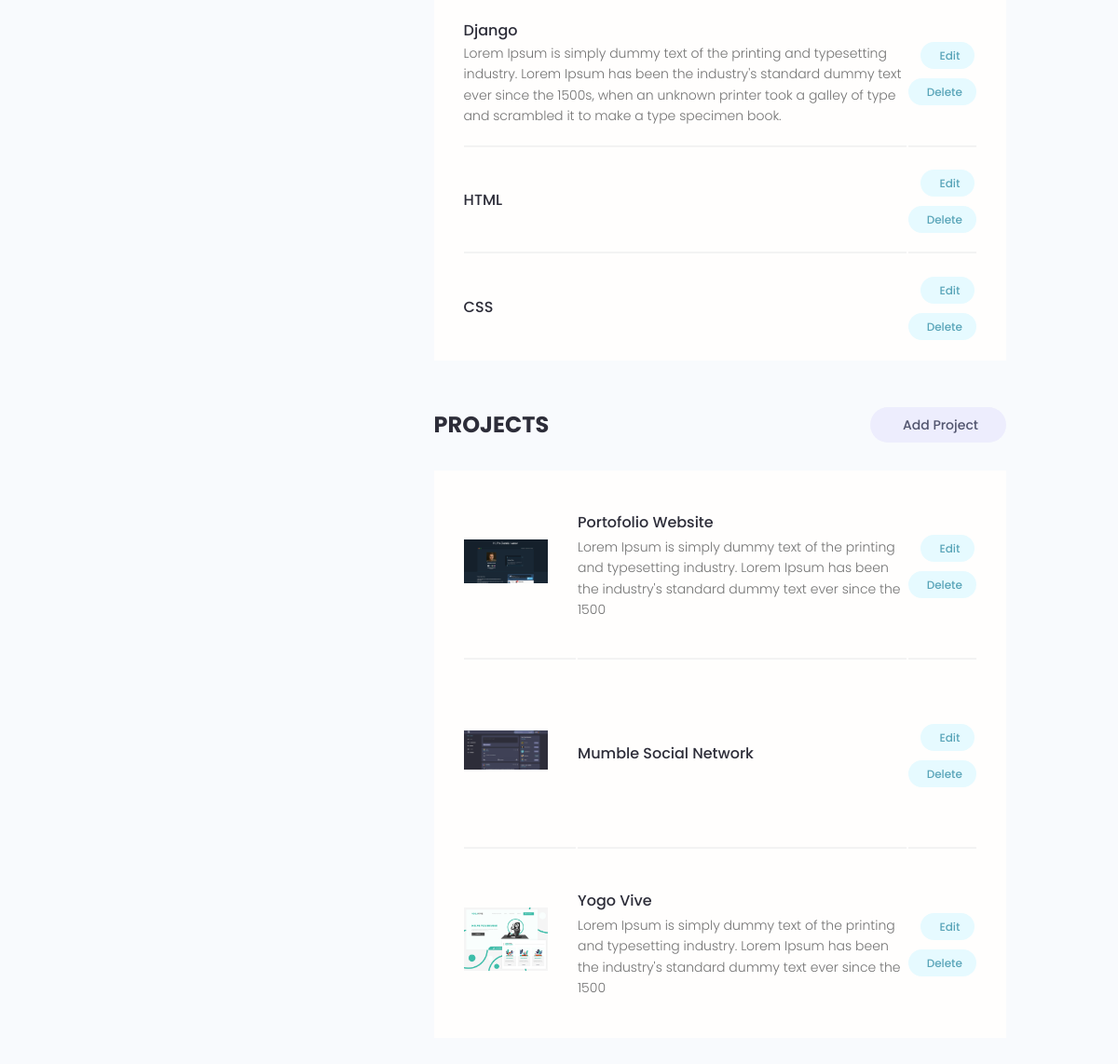
Before: /account/ (signed in, lower part) with the older database file.
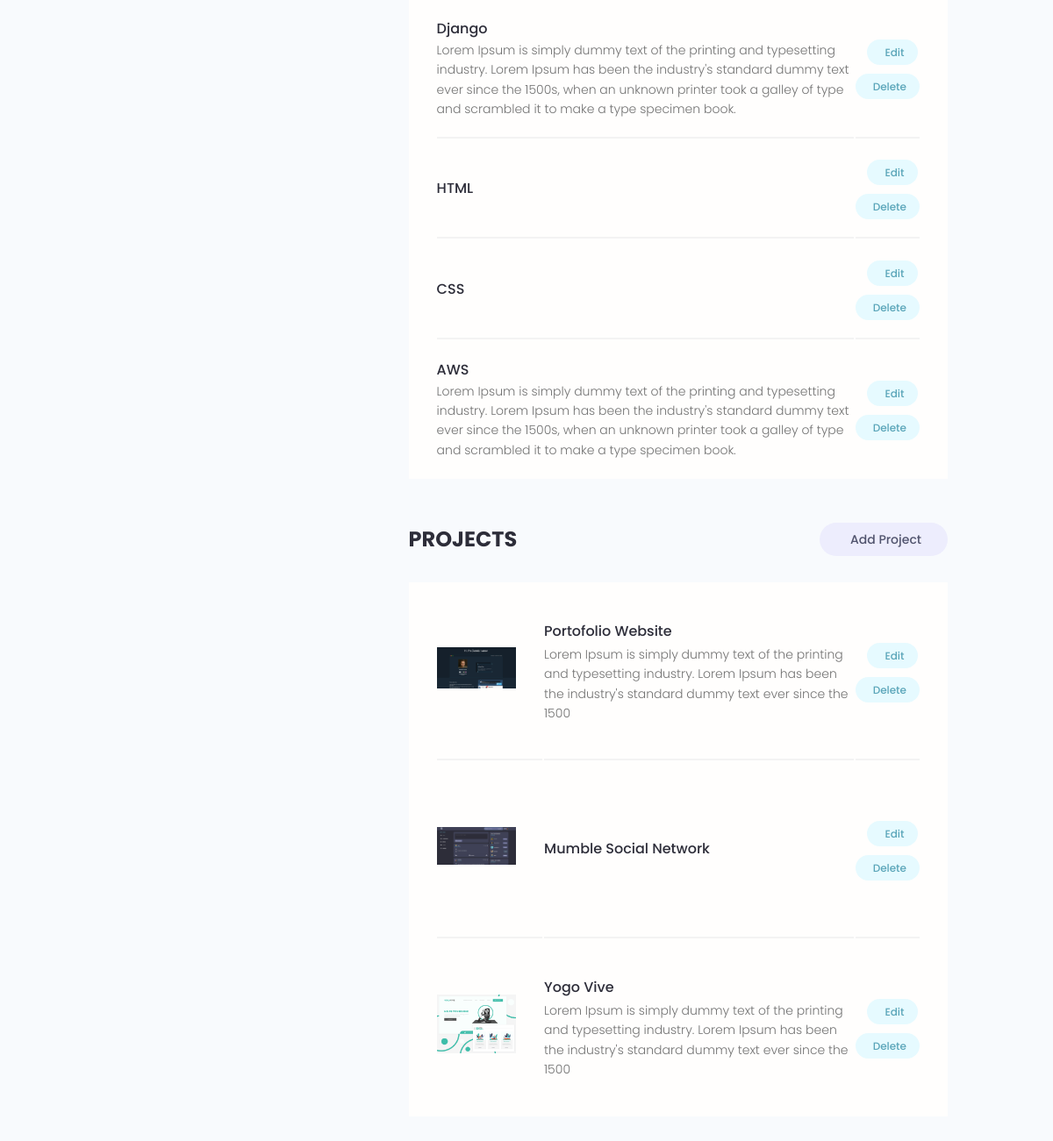
After: the same page with the newer database file.
### users/models.py (models this page shows, shortened)
class Skill(models.Model):
    owner = models.ForeignKey(Profile, on_delete=models.CASCADE, null=True, blank=True)
    name = models.CharField(max_length=200, blank=True, null=True)
    description = models.TextField(null=True, blank=True)
    created = models.DateTimeField(auto_now_add=True)
    id = models.UUIDField(default=uuid.uuid4, unique=True, primary_key=True, editable=False)

### projects/models.py (models this page shows, shortened)
class Project(models.Model):
    owner = models.ForeignKey(Profile, null=True, blank=True, on_delete=models.SET_NULL)
    title = models.CharField(max_length=200)
    description = models.TextField(null=True, blank=True)
    featured_image = models.ImageField(null=True, blank=True, default="default.jpg")
    demo_link = models.CharField(max_length=2000, null=True, blank=True)
    source_link = models.CharField(max_length=2000, null=True, blank=True)
    tags = models.ManyToManyField('Tag', blank=True)
    vote_total = models.IntegerField(default=0, null=True, blank=True)
    vote_ratio = models.IntegerField(default=0, null=True, blank=True)
    created = models.DateTimeField(auto_now_add=True)
    id = models.UUIDField(default=uuid.uuid4, unique=True, primary_key=True, editable=False)

### users/views.py (the view)
# urls.py: path('account/', views.userAccount, name="account"),
@login_required(login_url='login')
def userAccount(request):
    profile = request.user.profile
    skills = profile.skill_set.all()
    projects = profile.project_set.all()
    context = { 'profile': profile, 'skills': skills, 'projects': projects }
    return render(request, 'users/account.html', context)

### users/templates/users/account.html (shortened to what this page needs)
{% extends 'main.html' %}
{% block content %}
<main class="settingsPage profile my-md">
    <div class="container">
        <div class="layout">
        <div class="column column--1of3">
        </div>
        <div class="column column--2of3">
            <table class="settings__table">
            {% for skill in skills %}
            <tr>
                <td class="settings__tableInfo">
                <h4>{{skill.name}}</h4>
                <p>{{skill.description}}</p>
                </td>
                <td class="settings__tableActions">
                <a class="tag tag--pill tag--main settings__btn" href="#"> Edit</a>
                <a class="tag tag--pill tag--main settings__btn" href="#">
                    Delete</a>
                </td>
            </tr>
            {% endfor %}
            </table>
            <div class="settings">
            <h3 class="settings__title">Projects</h3>
            <a class="tag tag--pill tag--sub settings__btn tag--lg" href="{% url 'create-project' %}"> Add Project</a>
            </div>
            <table class="settings__table">
            {% for project in projects %}
            <tr>
                <td class="settings__thumbnail">
                <a href="{% url 'project' project.id %}"><img src="{{project.featured_image.url}}" alt="Project Thumbnail" /></a>
                </td>
                <td class="settings__tableInfo">
                <a href="{% url 'project' project.id %}">{{project.title}}</a>
                <p>{{project.description|slice:"150"}}</p>
                </td>
                <td class="settings__tableActions">
                <a class="tag tag--pill tag--main settings__btn" href="{% url 'update-project' project.id %}"> Edit</a>
                <a class="tag tag--pill tag--main settings__btn" href="{% url 'delete-project' project.id %}">
                    Delete</a>
                </td>
            </tr>
            {% endfor %}
            </table>
        </div>
        </div>
    </div>
</main>
{% endblock content %}

Changed rows visible on the page:
added Skill: name "AWS", description "Lorem Ipsum is simply dummy text of the printing and typesetting industry. Lorem Ipsum has been the industry's standard dummy text ever since the 1500s, when an unknown printer took a galley of type and scrambled it to make a type specimen book."
